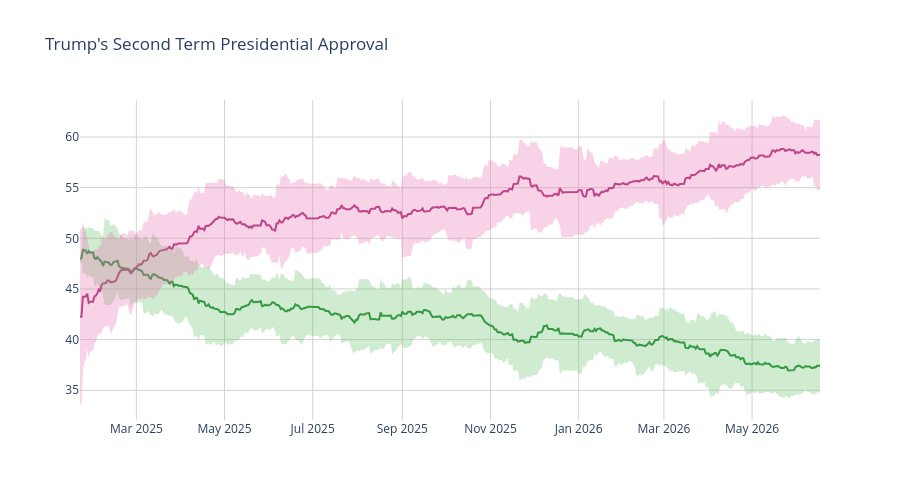

Notebook code cell kept with this figure:
### Code cell
disappr_ci_hex = "#e86eaf"
appr_ci_hex = "#60be65"
disappr_ci_rgba = "rgba(232, 110, 175, 0.3)"
appr_ci_rgba = "rgba(96, 190, 101, 0.3)"
grid_col = "#d4d2d2"


# Approve
fig = go.Figure(go.Scatter(
    x=pres['end_date'],
    y=pres['approve'],
    hovertemplate="%{y:.2f}%",
    name="<b>Approve</b>",
    line=dict(color="#228833"),
    showlegend=False
))

# Disapprove
fig.add_trace(go.Scatter(
    x=pres['end_date'],
    y=pres['disapprove'],
    hovertemplate="%{y:.2f}%",
    name="<b>Disapprove</b>",
    line=dict(color="#aa3377"),
    showlegend=False
    )
)

# Approve CI
fig.add_traces([

    # Upper bound
    go.Scatter(
        x=pres['end_date'],
        y=pres['approve_upper_ci'],
        marker=dict(color=appr_ci_hex),
        line=dict(width=0),
        mode='lines',
        showlegend=False,
        hoverinfo="skip"
    ),

    # Lower bound
    go.Scatter(
        x=pres['end_date'],
        y=pres['approve_lower_ci'],
        marker=dict(color=appr_ci_hex),
        line=dict(width=0),
        mode='lines',
        fillcolor=appr_ci_rgba,
        fill="tonexty",
        showlegend=False,
        hoverinfo="skip"
    )
])

# Disapprove CI
fig.add_traces([

    # Upper bound
    go.Scatter(
        x=pres['end_date'],
        y=pres['disapprove_upper_ci'],
        marker=dict(color=disappr_ci_hex),
        line=dict(width=0),
        mode='lines',
        showlegend=False,
        hoverinfo="skip"
    ),

    # Lower bound
    go.Scatter(
        x=pres['end_date'],
        y=pres['disapprove_lower_ci'],
        marker=dict(color=disappr_ci_hex),
        line=dict(width=0),
        mode='lines',
        fillcolor=disappr_ci_rgba,
        fill="tonexty",
        showlegend=False,
        hoverinfo="skip"
    )
])

fig.update_layout(
    title=dict(text="Trump's Second Term Presidential Approval"),
    hovermode="x"
)

fig.update_xaxes(gridcolor=grid_col)
fig.update_yaxes(gridcolor=grid_col)

fig.update_layout(hovermode="x", hoverlabel_align="right", plot_bgcolor="rgba(0, 0, 0, 0)", height=500)
fig.show()

### Figure 1 — Plotly figure (JSON) as saved in the notebook; plotly's stock layout.template omitted (floating-point values rounded to 4 significant figures; data arrays with more than 128 entries replaced by an {"elided": "..."} marker saying what was removed)
{"data": [{"hovertemplate": "%{y:.2f}%", "line": {"color": "#228833"}, "name": "<b>Approve</b>", "showlegend": false, "type": "scatter", "x": {"elided": "513 str values"}, "y": {"elided": "513 float values"}}, {"hovertemplate": "%{y:.2f}%", "line": {"color": "#aa3377"}, "name": "<b>Disapprove</b>", "showlegend": false, "type": "scatter", "x": {"elided": "513 str values"}, "y": {"elided": "513 float values"}}, {"hoverinfo": "skip", "line": {"width": 0}, "marker": {"color": "#60be65"}, "mode": "lines", "showlegend": false, "type": "scatter", "x": {"elided": "513 str values"}, "y": {"elided": "513 float values"}}, {"fill": "tonexty", "fillcolor": "rgba(96, 190, 101, 0.3)", "hoverinfo": "skip", "line": {"width": 0}, "marker": {"color": "#60be65"}, "mode": "lines", "showlegend": false, "type": "scatter", "x": {"elided": "513 str values"}, "y": {"elided": "513 float values"}}, {"hoverinfo": "skip", "line": {"width": 0}, "marker": {"color": "#e86eaf"}, "mode": "lines", "showlegend": false, "type": "scatter", "x": {"elided": "513 str values"}, "y": {"elided": "513 float values"}}, {"fill": "tonexty", "fillcolor": "rgba(232, 110, 175, 0.3)", "hoverinfo": "skip", "line": {"width": 0}, "marker": {"color": "#e86eaf"}, "mode": "lines", "showlegend": false, "type": "scatter", "x": {"elided": "513 str values"}, "y": {"elided": "513 float values"}}], "layout": {"height": 500, "hoverlabel": {"align": "right"}, "hovermode": "x", "plot_bgcolor": "rgba(0, 0, 0, 0)", "title": {"text": "Trump's Second Term Presidential Approval"}, "xaxis": {"gridcolor": "#d4d2d2"}, "yaxis": {"gridcolor": "#d4d2d2"}}}
